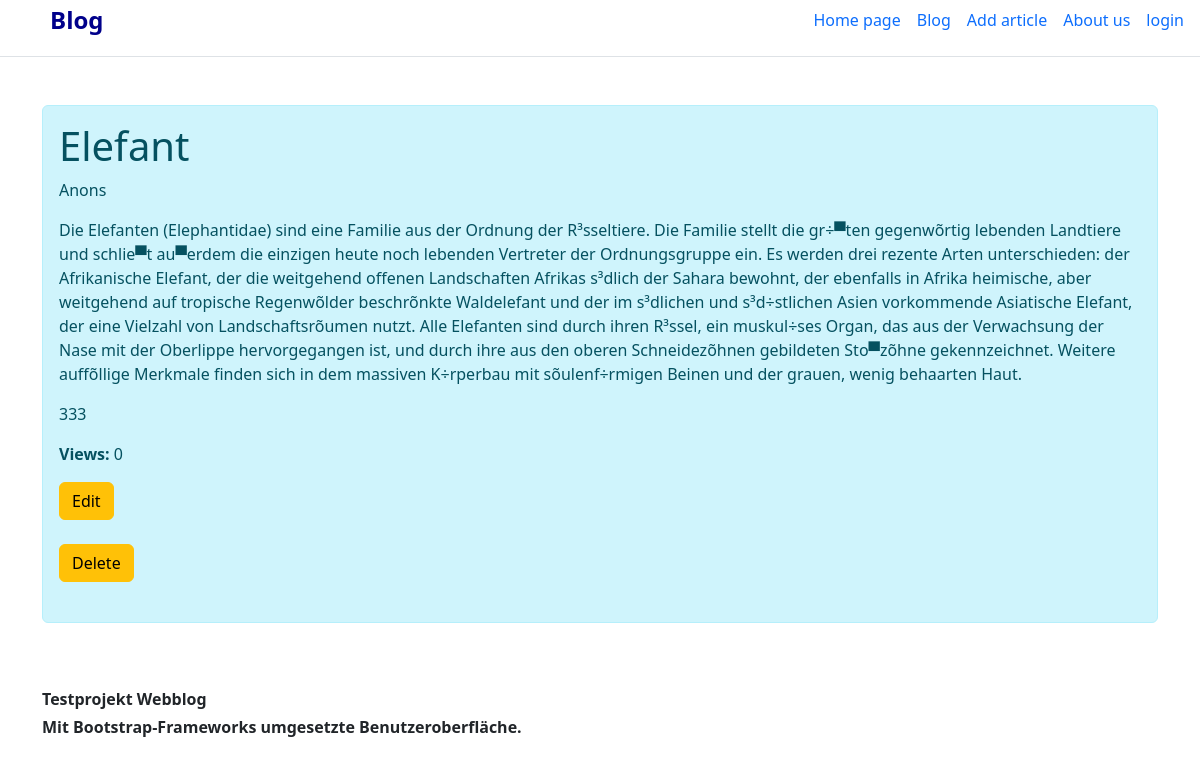
The page /blog/1 on the database its author committed.
### articles/models.py (models this page shows, shortened)
class Article(models.Model):
    title = models.CharField(max_length=128)
    anons = models.TextField()
    full_text = models.TextField()
    articleCategory = models.ForeignKey(to=ArticleCategory, on_delete=models.PROTECT)
    views = models.PositiveIntegerField(default=0)
    image = models.ImageField(upload_to='article_images', null=True, blank=True)

class ArticleCategory(models.Model):
    name = models.CharField(max_length=128, unique=True)
    description = models.TextField(null=True, blank=True)
    def __str__(self):
        return self.name

### articles/views.py (the view)
# urls.py: path('<int:id>', article_details_views, name='details'),
def article_details_views(request, id):
    obj = get_object_or_404(Article, id=id)
    context = {
        'article': obj,
        'category': ArticleCategory.objects.all(),
    }
    return render(request, 'articles/article_details.html', context)

### articles/templates/articles/article_details.html
{% extends 'base.html' %}
{% load static %}
{% block main %}
<main>
    <div class="container mt-5">
    <div class="alert alert-info mt-2">
        <h1>{{ article.title }}</h1>
        <p >{{ article.anons }}</p>
        <p >{{ article.full_text }}</p>
        <p >{{ article.articleCategory }}</p>
        <p><b>Views: </b><span>{{ article.views }}</span></p>
        <a href="'/blog/' + {{ article.id }} + '/edit/'" class="btn btn-warning">Edit</a><br><br>
        <a href="{% url 'blog:article_delete' article.id %}" class="btn btn-warning">Delete</a><br><br>
    </div>
</div>
</main>
{% endblock %}

### rows shown on the page
Article: title "Elefant", anons "Anons", full_text "Die Elefanten (Elephantidae) sind eine Familie aus der Ordnung der R³sseltiere. Die Familie stellt die gr÷▀ten gegenwõrtig lebenden Landtiere und schlie▀t au▀erdem die einzigen heute noch lebenden Vertreter der Ordnungsgruppe ein. Es werden drei rezente Arten unterschieden: der Afrikanische Elefant, der die weitgehend offenen Landschaften Afrikas s³dlich der Sahara bewohnt, der ebenfalls in Afrika heimische, aber weitgehend auf tropische Regenwõlder beschrõnkte Waldelefant und der im s³dlichen und s³d÷stlichen Asien vorkommende Asiatische Elefant, der eine Vielzahl von Landschaftsrõumen nutzt. Alle Elefanten sind durch ihren R³ssel, ein muskul÷ses Organ, das aus der Verwachsung der Nase mit…", articleCategory "333", views "0"
